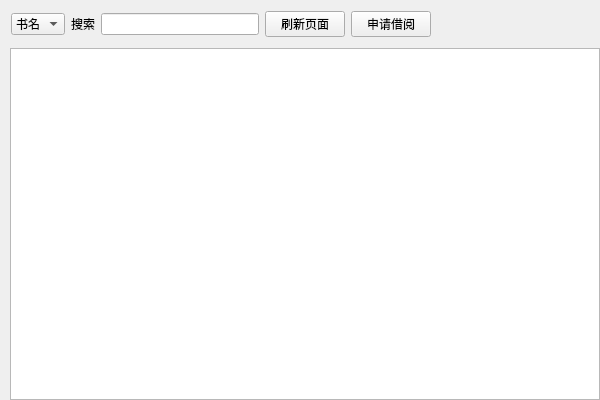
<?xml version="1.0" encoding="UTF-8"?>
<ui version="4.0">
 <class>Cell_BkBrwClass</class>
 <widget class="QWidget" name="Cell_BkBrwClass">
  <property name="geometry">
   <rect>
    <x>0</x>
    <y>0</y>
    <width>600</width>
    <height>400</height>
   </rect>
  </property>
  <property name="windowTitle">
   <string>Cell_BkBrw</string>
  </property>
  <layout class="QGridLayout" name="gridLayout_2">
   <property name="leftMargin">
    <number>0</number>
   </property>
   <property name="topMargin">
    <number>0</number>
   </property>
   <property name="rightMargin">
    <number>0</number>
   </property>
   <property name="bottomMargin">
    <number>0</number>
   </property>
   <property name="spacing">
    <number>0</number>
   </property>
   <item row="1" column="0">
    <spacer name="horizontalSpacer_2">
     <property name="orientation">
      <enum>Qt::Horizontal</enum>
     </property>
     <property name="sizeType">
      <enum>QSizePolicy::Fixed</enum>
     </property>
     <property name="sizeHint" stdset="0">
      <size>
       <width>10</width>
       <height>20</height>
      </size>
     </property>
    </spacer>
   </item>
   <item row="1" column="1">
    <widget class="QTableView" name="tableView">
     <property name="name" stdset="0">
      <string>tb</string>
     </property>
    </widget>
   </item>
   <item row="0" column="0" colspan="2">
    <widget class="QWidget" name="widget" native="true">
     <property name="name" stdset="0">
      <string>bg</string>
     </property>
     <layout class="QGridLayout" name="gridLayout">
      <item row="0" column="1">
       <widget class="QLabel" name="lb_qry">
        <property name="text">
         <string>搜索</string>
        </property>
        <property name="name" stdset="0">
         <string>lb</string>
        </property>
       </widget>
      </item>
      <item row="0" column="0">
       <widget class="QComboBox" name="comboBox">
        <property name="name" stdset="0">
         <string>cbox</string>
        </property>
        <item>
         <property name="text">
          <string>书名</string>
         </property>
        </item>
        <item>
         <property name="text">
          <string>作者</string>
         </property>
        </item>
        <item>
         <property name="text">
          <string>类型</string>
         </property>
        </item>
        <item>
         <property name="text">
          <string>ID</string>
         </property>
        </item>
       </widget>
      </item>
      <item row="0" column="4">
       <widget class="QPushButton" name="btn_brw">
        <property name="text">
         <string>申请借阅</string>
        </property>
        <property name="name" stdset="0">
         <string>btn</string>
        </property>
       </widget>
      </item>
      <item row="0" column="5">
       <spacer name="horizontalSpacer">
        <property name="orientation">
         <enum>Qt::Horizontal</enum>
        </property>
        <property name="sizeHint" stdset="0">
         <size>
          <width>40</width>
          <height>20</height>
         </size>
        </property>
       </spacer>
      </item>
      <item row="0" column="2">
       <widget class="QLineEdit" name="le_qry">
        <property name="name" stdset="0">
         <string>le</string>
        </property>
       </widget>
      </item>
      <item row="0" column="3">
       <widget class="QPushButton" name="btn_ref">
        <property name="text">
         <string>刷新页面</string>
        </property>
        <property name="name" stdset="0">
         <string>btn</string>
        </property>
       </widget>
      </item>
     </layout>
    </widget>
   </item>
  </layout>
 </widget>
 <layoutdefault spacing="6" margin="11"/>
 <resources/>
 <connections/>
</ui>
